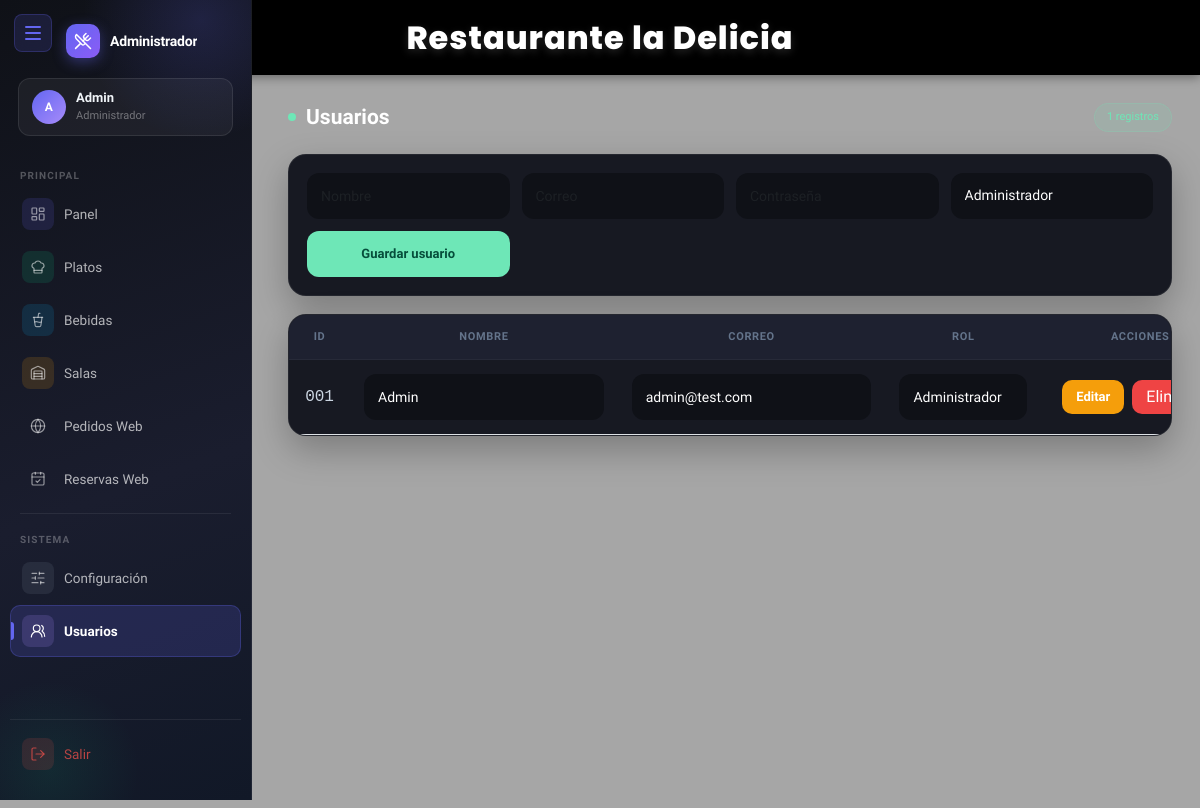
/views/usuarios.php (signed in), run on the app's committed database.
### tables this page shows
CREATE TABLE config (
  id INT AUTO_INCREMENT PRIMARY KEY,
  ruc VARCHAR(15) NOT NULL,
  nombre VARCHAR(255) NOT NULL,
  telefono VARCHAR(11) NOT NULL,
  direccion TEXT NOT NULL,
  mensaje VARCHAR(255) NOT NULL
);

CREATE TABLE usuarios (
  id INT AUTO_INCREMENT PRIMARY KEY,
  nombre VARCHAR(200) NOT NULL,
  correo VARCHAR(200) NOT NULL,
  pass VARCHAR(255) NOT NULL,
  rol VARCHAR(20) NOT NULL
);

### views/usuarios.php (the view, shortened to what this page needs)
<?php
require "../config/conexion.php";
$sql = $conexion->query("SELECT * FROM usuarios");
?>
<!DOCTYPE html>
<html lang="es">
<head>
<link href="https://cdn.jsdelivr.net/npm/bootstrap@5.3.0/dist/css/bootstrap.min.css" rel="stylesheet">
</head>
<body>
<?php include "../includes/header.php"; ?>
<?php include "../includes/sidebar.php"; ?>
<div class="content-area">
<div class="page-header">
    <h2 class="page-title">Usuarios</h2>
    <span class="badge-count"><?= $sql->rowCount(); ?> registros</span>
</div>
<form action="../controllers/usuariosController.php" method="POST" class="form-card">
<div class="form-grid">
<input type="text" name="nombre" class="form-control" placeholder="Nombre" required>
<input type="email" name="correo" class="form-control" placeholder="Correo" required>
<input type="password" name="pass" class="form-control" placeholder="Contraseña" required>
<select name="rol" class="form-control">
<option>Administrador</option>
</select>
<button class="btn-modern btn-save">
Guardar usuario
</button>
</div>
</form>
<div class="table-card">
<div class="table-wrap">
<table class="table text-center align-middle">
<thead>
<tr>
<th>ID</th>
<th>Nombre</th>
<th>Correo</th>
<th>Rol</th>
<th>Acciones</th>
</tr>
</thead>
<tbody>
<?php while($row = $sql->fetch()): ?>
<tr>
<td class="td-id">
<?= str_pad($row['id'],3,'0',STR_PAD_LEFT) ?>
</td>
<td>
<input type="text"
value="<?= $row['nombre'] ?>"
class="form-control nombre">
</td>
<td>
<input type="email"
value="<?= $row['correo'] ?>"
class="form-control correo">
</td>
<td>
<select class="form-control rol">
<option <?= $row['rol']=='Administrador' ? 'selected' : '' ?>>
Administrador
</option>
</select>
</td>
<td>
<div class="actions">
<button class="btn-modern btn-edit guardar"
data-id="<?= $row['id'] ?>">
Editar
</button>
<a href="../controllers/usuariosController.php?eliminar=<?= $row['id'] ?>"
class="btn-delete"
onclick="return confirm('¿Eliminar usuario?')">
Eliminar
</a>
</div>
</td>
</tr>
<?php endwhile; ?>
</tbody>
</table>
</div>
</div>
</div>
</body>
</html>

### includes/header.php (shortened to what this page needs)
<?php
require "../config/conexion.php";
$config = $conexion->query("SELECT nombre FROM config LIMIT 1")->fetch();
?>
<!DOCTYPE html>
<html lang="es">
<head>
</head>
<body>
<nav class="navbar-custom">
    <div class="titulo-navbar">
        <?= $config['nombre'] ?>
    </div>
</nav>
</body>
</html>

### views/usuarios.php (style rules this page uses)
* { margin:0; padding:0; box-sizing:border-box; }
body { font-family:'Sora',sans-serif; overflow-x:hidden; min-height:100vh; position:relative; }
body::before { content:""; position:fixed; inset:0; background:url('../assets/img/fnd2.jpg') no-repeat center center; background-size:cover; z-index:-2; }
body::after { content:""; position:fixed; inset:0; background:rgba(0,0,0,.35); z-index:-1; }
.content-area { margin-left:260px; padding:28px; min-height:100vh; }
.page-header { display:flex; justify-content:space-between; align-items:center; gap:12px; margin-bottom:22px; flex-wrap:wrap; }
.page-title { color:#fff; font-size:21px; font-weight:600; display:flex; align-items:center; gap:10px; margin:0; }
.page-title::before { content:""; width:8px; height:8px; border-radius:50%; background:#6ee7b7; }
.badge-count { font-size:11px; color:#6ee7b7; background:rgba(110,231,183,.10); border:1px solid rgba(110,231,183,.18); padding:5px 12px; border-radius:999px; }
.form-card { background:#171922; border:1px solid rgba(255,255,255,.06); border-radius:18px; padding:18px; box-shadow:0 14px 35px rgba(0,0,0,.25); margin-bottom:18px; }
.form-grid { display:grid; grid-template-columns:repeat(auto-fit,minmax(180px,1fr)); gap:12px; }
.form-control { height:46px; border:none !important; border-radius:12px !important; background:#0f1117 !important; color:#fff !important; font-size:14px; padding:0 14px; }
select.form-control option { color:#000; }
.btn-modern { height:46px; border:none; border-radius:12px; font-size:13px; font-weight:600; padding:0 16px; cursor:pointer; }
.btn-save { background:#6ee7b7; color:#064e3b; }
.btn-edit { background:#f59e0b; color:#fff; height:34px; padding:0 14px; border-radius:10px; }
.btn-delete { background:#ef4444; color:#fff; height:34px; padding:0 14px; border-radius:10px; text-decoration:none; display:inline-flex; align-items:center; justify-content:center; }
.table-card { background:#171922; border:1px solid rgba(255,255,255,.06); border-radius:18px; overflow:hidden; box-shadow:0 14px 35px rgba(0,0,0,.25); }
.table-wrap { overflow:auto; }
.table { margin:0; min-width:950px; }
.table thead th { background:#1e2130 !important; color:#64748b !important; border:none !important; font-size:11px; text-transform:uppercase; letter-spacing:.06em; padding:14px !important; white-space:nowrap; }
.table tbody td { background:#171922 !important; color:#cbd5e1; border-top:1px solid rgba(255,255,255,.04) !important; padding:14px !important; vertical-align:middle; }
.td-id { color:#64748b; font-family:monospace; white-space:nowrap; }
.actions { display:flex; justify-content:center; gap:8px; flex-wrap:wrap; }

### includes/header.php (style rules this page uses)
.navbar-custom { background:#000; box-shadow:0px 2px 10px rgba(0,0,0,0.4); min-height:75px; display:flex; align-items:center; justify-content:center; padding:10px 20px; position: relative; }
.titulo-navbar { position: absolute; left: 50%; transform: translateX(-50%); font-family:'Poppins', sans-serif; font-size:32px; font-weight:800; letter-spacing:1px; color:#fff; text-shadow:0 3px 8px rgba(255,255,255,0.15); text-align:center; }

### includes/sidebar.php (style rules this page uses)
*, *::before, *::after { box-sizing: border-box; margin: 0; padding: 0; }

### data on the page
config: nombre "Restaurante la Delicia"
usuarios: id "001", nombre "Admin", correo "admin@test.com", rol "Administrador"

### other printed values
$iniciales ?: '??' "A"
$usuario "Admin"
$rol ?: 'Usuario' "Administrador"
